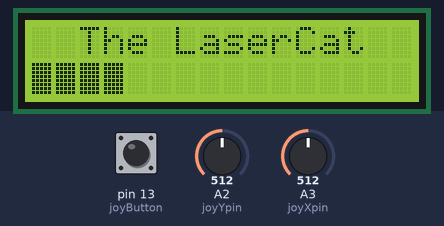
Recording of a sketch running on a simulated Arduino Uno, built with avr-gcc and run on an emulated ATmega328P. On the bench: 16×2 character LCD. The inputs (shaded band) are chosen by the test bench; at power-on: A3 (joyXpin) = 512, pin 13 (joyButton) HIGH, A2 (joyYpin) = 512. What the sketch prints to the serial monitor is not drawn.

Above: at 1.2 s.
1.3 s: A3 (joyXpin) set to 733
At 4.22 s:
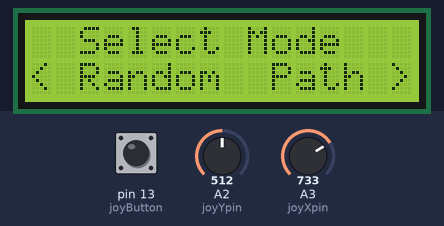
4.3 s: A3 (joyXpin) set to 760
At 5.1 s:
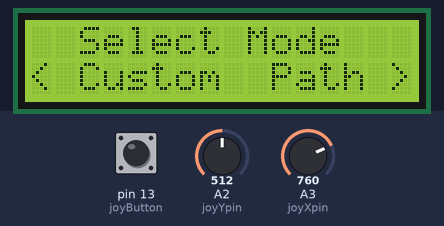
5.8 s: pin 13 (joyButton) pulled LOW for 0.15 s
At 7.1 s:
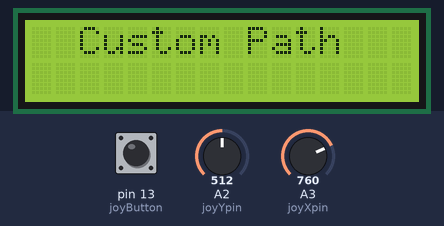
8.9 s: pin 13 (joyButton) pulled LOW for 3.2 s
Timing chart, 0 to 11.9 s (numbered marks = the images above; inputs shaded):
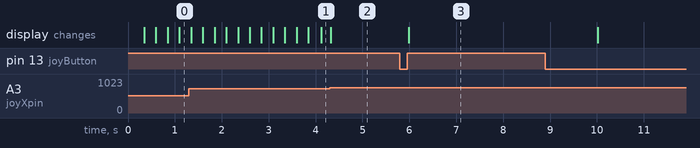

The sketch:

PLCg_User_Interface_Mediocre_Simplified.ino
```cpp
#include <Wire.h>
#include <LiquidCrystal_I2C.h>

// Initialize the LCD
LiquidCrystal_I2C lcd(0x27, 16, 2);

// Pin Definitions
const int joyButton = 13;  // Joystick button
const int joyXpin = A3;    // Joystick X axis
const int joyYpin = A2;    // Joystick Y axis

// Menu Options
const String menuOptions[] = {
  "< Random  Path >",
  "<    Sleep     >",
  "<Set Boundaries>",
  "<   Schedule   >",
  "< Custom  Path >"
};
const int numOptions = sizeof(menuOptions) / sizeof(menuOptions[0]);
int currentOption = 0;

// States
const int DISPLAY_TITLE = 0;
const int SELECT_MODE = 1;
const int EXECUTE_MODE = 2;
const int LOW_POWER = 3;
int currentState = DISPLAY_TITLE;

// Current Mode
int selectedMode = -1;

// Timing Variables
unsigned long lastActivity = 0;
unsigned long titleStartTime = 0;
unsigned long progressStartTime = 0;

// Constants
const unsigned long INACTIVITY_TIMEOUT = 30000;  // 1 minute
const unsigned long PROGRESS_INTERVAL = 250;     // 250ms

// Flags
bool lcdOn = true;
int progressBarLength = 0;

// Debounce Variables
bool joystickBusy = false;
unsigned long lastDebounce = 0;
const unsigned long DEBOUNCE_DELAY = 200;

//Flag to ensure joystick returns to neutral before next input
bool joystickNeutral = true;

// Function Prototypes
void displayTitle();
void displayMenu();
void updateProgressBar();
String getJoystickDirection();
bool isButtonReleased();
void executeSelectedMode();
void returnToMenu();
void enterLowPowerMode();
void exitLowPowerMode();

// Mode Functions
bool randomPathMode();
bool sleepMode();
bool scheduleMode();
bool customPathMode();

void setup() {
  Serial.begin(9600);
  lcd.init();
  lcd.backlight();

  pinMode(joyButton, INPUT_PULLUP);

  displayTitle();
  titleStartTime = millis();
  lastActivity = millis();
  progressStartTime = millis();
}

void loop() {
  unsigned long currentMillis = millis();

  switch (currentState) {
    case DISPLAY_TITLE:
      // Update progress bar
      if (currentMillis - progressStartTime >= PROGRESS_INTERVAL && progressBarLength < 16) {
        updateProgressBar();
        progressStartTime = currentMillis;
      }
      // Check if title duration passed
      if (currentMillis - titleStartTime >= 4000) {
        currentState = SELECT_MODE;
        displayMenu();
        lastActivity = currentMillis;
      }
      break;

    case SELECT_MODE:
      // Check inactivity
      if (currentMillis - lastActivity >= INACTIVITY_TIMEOUT) {
        enterLowPowerMode();
      } else {
        // Handle joystick input
        String direction = getJoystickDirection();
        if (direction != "Neutral" && joystickNeutral) {  // Only process if neutral
          lastActivity = currentMillis;
          if (direction == "Left") {
            currentOption = (currentOption + 1) % numOptions;
            displayMenu();
            Serial.println("Joystick " + direction);
            joystickNeutral = false;  // Wait for joystick to return to neutral
          } else if (direction == "Right") {
            currentOption = (currentOption - 1 + numOptions) % numOptions;
            displayMenu();
            Serial.println("Joystick " + direction);
            joystickNeutral = false;  // Wait for joystick to return to neutral
          }
        }

        // Check button release
        if (isButtonReleased()) {
          selectedMode = currentOption;
          currentState = EXECUTE_MODE;
          lastActivity = currentMillis;
          Serial.println("Button Released");
          executeSelectedMode();
        }

        // Check if joystick has returned to neutral
        int x = analogRead(joyXpin);
        int y = analogRead(joyYpin);
        if (x >= 250 && x <= 750 && y >= 250 && y <= 750) {
          joystickNeutral = true;
        }
      }
      break;

    case EXECUTE_MODE:
      // Mode functions handle their own logic
      break;

    case LOW_POWER:
      // Wait for any input to wake up
      if (getJoystickDirection() != "Neutral" || isButtonReleased()) {
        exitLowPowerMode();
        currentState = SELECT_MODE;
        displayMenu();
        lastActivity = millis();
        Serial.println("Woke up from Low Power Mode");
      }
      break;
  }
}

// Function Definitions

void displayTitle() {
  lcd.clear();
  String title = "The LaserCat";
  int pos = (16 - title.length()) / 2;
  lcd.setCursor(pos, 0);
  lcd.print(title);

  // Initialize empty progress bar
  lcd.setCursor(0, 1);
  for (int i = 0; i < 16; i++) {
    lcd.print(" ");
  }

  progressBarLength = 0;
  Serial.println("Displaying Title");
}

void updateProgressBar() {
  if (progressBarLength < 16) {
    lcd.setCursor(progressBarLength, 1);
    lcd.write(byte(255));  // Full block
    progressBarLength++;
  }
}

void displayMenu() {
  lcd.clear();
  String header = "Select Mode";
  int pos = (16 - header.length()) / 2;
  lcd.setCursor(pos, 0);
  lcd.print(header);

  // Display current option
  lcd.setCursor(0, 1);
  lcd.print(menuOptions[currentOption]);

  Serial.println("Displaying Menu: " + menuOptions[currentOption]);
}

String getJoystickDirection() {
  String dir = "Neutral";

  int x = analogRead(joyXpin);
  int y = analogRead(joyYpin);

  // Thresholds (adjust as needed)
  if (!joystickBusy) {
    if (x < 250) {
      dir = "Left";
      joystickBusy = true;
      lastDebounce = millis();
    } else if (x > 750) {
      dir = "Right";
      joystickBusy = true;
      lastDebounce = millis();
    } else if (y < 250) {
      dir = "Up";
      joystickBusy = true;
      lastDebounce = millis();
    } else if (y > 750) {
      dir = "Down";
      joystickBusy = true;
      lastDebounce = millis();
    }
  } else {
    if (millis() - lastDebounce >= DEBOUNCE_DELAY) {
      joystickBusy = false;
    }
  }

  return dir;
}

//Detect button release
bool isButtonReleased() {
  static bool lastState = HIGH;
  bool buttonState = digitalRead(joyButton);
  if (buttonState == HIGH && lastState == LOW) {
    lastState = HIGH;
    return true;
  }
  lastState = buttonState;
  return false;
}

void executeSelectedMode() {
  Serial.println("Executing Mode: " + menuOptions[selectedMode]);
  lcd.clear();

  switch (selectedMode) {
    case 0:
      randomPathMode();
      break;
    case 1:
      sleepMode();
      break;
    case 2:
      setBoundaries();
      break;
    case 3:
      scheduleMode();
      break;
    case 4:
      customPathMode();
      break;
    default:
      Serial.println("Invalid Mode");
      returnToMenu();
      break;
  }
}

void returnToMenu() {
  currentState = SELECT_MODE;
  displayMenu();
  lastActivity = millis();
  Serial.println("Returned to Menu");
}

void enterLowPowerMode() {
  lcd.clear();
  lcd.noBacklight();
  lcdOn = false;
  currentState = LOW_POWER;
  Serial.println("Entered Low Power Mode");
}

void exitLowPowerMode() {
  lcd.backlight();
  lcdOn = true;
  Serial.println("Exited Low Power Mode");
}

// Mode Function Implementations

bool randomPathMode() {
  lcd.clear();
  String modeName = "Random Path";
  int start = (16 - modeName.length()) / 2;
  lcd.setCursor(start, 0);
  lcd.print(modeName);

  // Clear the bottom line
  lcd.setCursor(0, 1);
  for (int i = 0; i < 16; i++) {
    lcd.print(" ");
  }

  delay(4000);
  returnToMenu();
}

bool scheduleMode() {
  lcd.clear();
  String modeName = "Schedule";
  int start = (16 - modeName.length()) / 2;
  lcd.setCursor(start, 0);
  lcd.print(modeName);

  // Clear the bottom line
  lcd.setCursor(0, 1);
  for (int i = 0; i < 16; i++) {
    lcd.print(" ");
  }

  delay(4000);
  returnToMenu();
}

bool customPathMode() {
  lcd.clear();
  String modeName = "Custom Path";
  int start = (16 - modeName.length()) / 2;
  lcd.setCursor(start, 0);
  lcd.print(modeName);

  // Clear the bottom line
  lcd.setCursor(0, 1);
  for (int i = 0; i < 16; i++) {
    lcd.print(" ");
  }

  delay(4000);
  returnToMenu();
}

bool setBoundaries() {
  lcd.clear();
  String modeName = "Set Boundaries";
  int start = (16 - modeName.length()) / 2;
  lcd.setCursor(start, 0);
  lcd.print(modeName);

  // Clear the bottom line
  lcd.setCursor(0, 1);
  for (int i = 0; i < 16; i++) {
    lcd.print(" ");
  }

  delay(4000);
  returnToMenu();
}

bool sleepMode() {
  // Implement sleep mode logic
  enterLowPowerMode();
  return false;
}
```

Measured:
- the behaviour switches between 750 and 751 on A3 (joyXpin) (found by bisection; images 1 and 2)
- after the input at 4.3 s, the display: changes at once (image 2)
- after the input at 5.8 s, the display: changes after 0.18 s (image 3)
